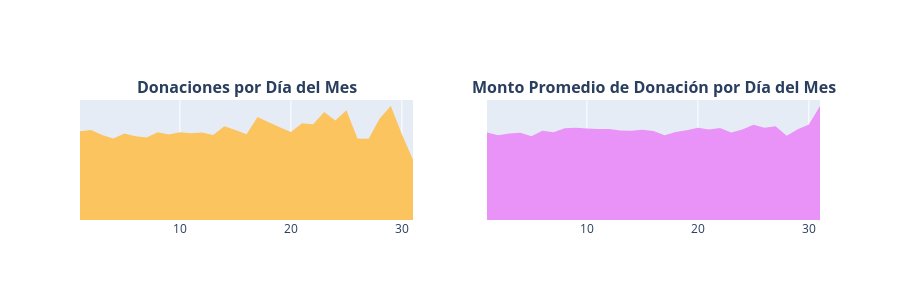

The notebook cell this image was saved under:
### Markdown cell above
**Donaciones por Mes y Día**
* 3.4.5 Número de Donaciones por Mes y Día
* 3.4.6 Monto Promedio de Donaciones por Mes y Día

### Code cell
# Agrupar por día del mes: contar total de donaciones y calcular el monto promedio
t3 = donations_df.groupby(['Donation Day']).agg({
    'Donation Year': 'count',
    'Donation Amount': 'mean'
}).reset_index().rename(columns={
    'Donation Year': 'Total Donations',
    'Donation Amount': 'Average Amount'
})

# Definir los ejes x e y para las gráficas
x = t3['Donation Day']
y1 = t3['Total Donations']
y2 = t3['Average Amount']

# Crear la primera gráfica: Donaciones totales por día del mes
trace1 = go.Scatter(x=x, y=y1, fill='tozeroy', fillcolor='#fcc45f', mode='none')

# Crear la segunda gráfica: Monto promedio de donación por día del mes
trace2 = go.Scatter(x=x, y=y2, fill='tozeroy', fillcolor="#e993f9", mode='none')

# Crear la figura con 2 subgráficas (una fila, dos columnas)
fig = tools.make_subplots(
    rows=1, cols=2, print_grid=False,
    subplot_titles=["<b>Donaciones por Día del Mes</b>", "<b>Monto Promedio de Donación por Día del Mes</b>"]
)

# Agregar cada gráfica a su posición correspondiente
fig.append_trace(trace1, 1, 1)
fig.append_trace(trace2, 1, 2)

# Configurar el diseño general de la figura (ocultar ejes y leyenda)
fig['layout'].update(
    height=300, showlegend=False,
    yaxis=dict(
        autorange=True,
        showgrid=False,
        zeroline=False,
        showline=False,
        ticks='',
        showticklabels=False
    ),
    yaxis2=dict(
        autorange=True,
        showgrid=False,
        zeroline=False,
        showline=False,
        ticks='',
        showticklabels=False
    )
)

# Mostrar la figura
iplot(fig)

### Figure 1 — Plotly figure (JSON) as saved in the notebook; plotly's stock layout.template omitted (floating-point values rounded to 4 significant figures)
{"data": [{"fill": "tozeroy", "fillcolor": "#fcc45f", "mode": "none", "type": "scatter", "x": [1, 2, 3, 4, 5, 6, 7, 8, 9, 10, 11, 12, 13, 14, 15, 16, 17, 18, 19, 20, 21, 22, 23, 24, 25, 26, 27, 28, 29, 30, 31], "xaxis": "x", "y": [148367, 150401, 142183, 136390, 144524, 140060, 137974, 146903, 143097, 146565, 145190, 146144, 141993, 156585, 150691, 143548, 172462, 163527, 154976, 147321, 161694, 159948, 180593, 166322, 183568, 136387, 135742, 169713, 190655, 143561, 100800], "yaxis": "y"}, {"fill": "tozeroy", "fillcolor": "#e993f9", "mode": "none", "type": "scatter", "x": [1, 2, 3, 4, 5, 6, 7, 8, 9, 10, 11, 12, 13, 14, 15, 16, 17, 18, 19, 20, 21, 22, 23, 24, 25, 26, 27, 28, 29, 30, 31], "xaxis": "x2", "y": [58.83, 57.01, 58.15, 58.69, 56.41, 60.07, 58.97, 61.8, 62.14, 61.51, 61.22, 61.29, 60.21, 60.1, 60.7, 59.91, 57.05, 59.2, 60.44, 61.99, 60.94, 61.96, 58.94, 60.97, 64.16, 62.02, 63.09, 56.71, 61.13, 64.19, 76.7], "yaxis": "y2"}], "layout": {"annotations": [{"font": {"size": 16}, "showarrow": false, "text": "<b>Donaciones por Día del Mes</b>", "x": 0.225, "xanchor": "center", "xref": "paper", "y": 1, "yanchor": "bottom", "yref": "paper"}, {"font": {"size": 16}, "showarrow": false, "text": "<b>Monto Promedio de Donación por Día del Mes</b>", "x": 0.775, "xanchor": "center", "xref": "paper", "y": 1, "yanchor": "bottom", "yref": "paper"}], "height": 300, "showlegend": false, "xaxis": {"anchor": "y", "domain": [0, 0.45]}, "xaxis2": {"anchor": "y2", "domain": [0.55, 1]}, "yaxis": {"anchor": "x", "autorange": true, "domain": [0, 1], "showgrid": false, "showline": false, "showticklabels": false, "ticks": "", "zeroline": false}, "yaxis2": {"anchor": "x2", "autorange": true, "domain": [0, 1], "showgrid": false, "showline": false, "showticklabels": false, "ticks": "", "zeroline": false}}}
